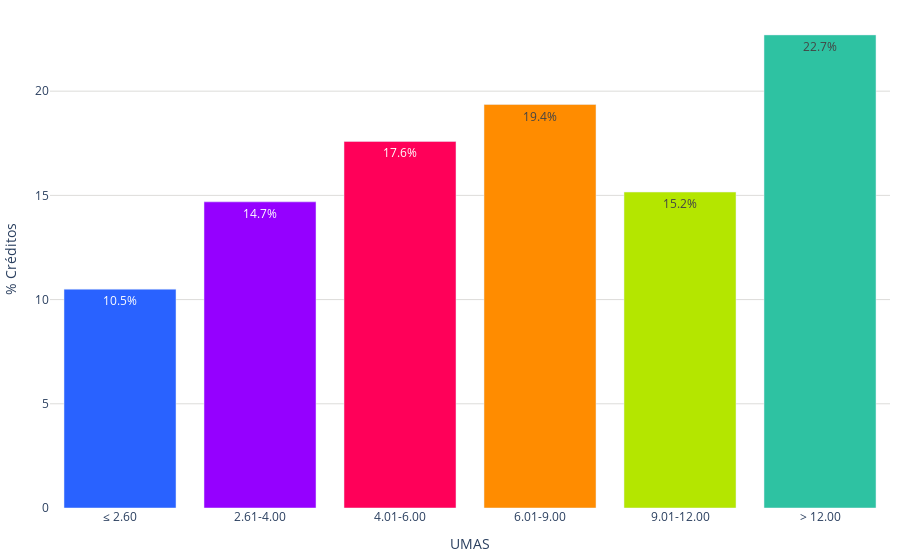

Notebook code for this chart:
### Code cell
labels = conteo_ingresos['rango_ingresos']
values = conteo_ingresos['porcentajes']
colores = ['#2962ff', '#9500ff', '#ff0059', '#ff8c00', '#b4e600', '#2EC2A2','#E50CB6']

fig = go.Figure()
fig.add_trace(go.Bar(
        x=labels, 
        y=values, 
        marker_color=colores,
        text=values,  # Texto que se mostrará en las barras (porcentaje)
        textposition='inside',  # Posición del texto (puede ser 'inside' o 'outside')
        texttemplate='%{text:.1f}%', 
    )
)    
fig.update_layout(
    #barmode='stack', 
    #title='Porcentaje de créditos en UMAS (2022)',
    #title_font_size = 22,
    xaxis=dict(title='UMAS',),
    yaxis=dict(
        title='% Créditos', # Título del eje y
        gridcolor='#dddcda', # Color de las líneas que dividen los rangos del eje Y         
    ),  margin=dict(l=10, r=10, t=10, b=10),  # Ajusta los márgenes (left, right, top, bottom)
    plot_bgcolor='rgba(0,0,0,0)',  # Color de fondo del gráfico
    legend=dict(
        yanchor="top",
        y=0.99,
    )
)

# Exportar gráfica como archivo HTML
def guardar_grafico_como_html(fig, nombre_archivo, carpeta='assets\graficas'):
    # Crear la carpeta si no existe
    if not os.path.exists(carpeta):
        os.makedirs(carpeta)
    config = {
        'displaylogo': False,  # Ocultar el logo de Plotly
        'modeBarButtonsToRemove': [
            'toImage',       # Botón para guardar como imagen
            'select2d',      # Box select
            'lasso2d',       # Lasso select
            'resetScale2d',  # Reset Axes
        ]
    }
    # Gráfica como archivo HTML en la carpeta especificada
    pio.write_html(fig, f'{carpeta}/{nombre_archivo}.html', config=config)
guardar_grafico_como_html(fig, 'g_bar_creditos_umas_2024', carpeta='assets\graficas')
fig.show()

### Figure 1 — Plotly figure (JSON) as saved in the notebook; plotly's stock layout.template omitted (floating-point values rounded to 4 significant figures)
{"data": [{"marker": {"color": ["#2962ff", "#9500ff", "#ff0059", "#ff8c00", "#b4e600", "#2EC2A2", "#E50CB6"]}, "text": [10.5, 14.69, 17.59, 19.36, 15.16, 22.7], "textposition": "inside", "texttemplate": "%{text:.1f}%", "type": "bar", "x": ["≤ 2.60", "2.61-4.00", "4.01-6.00", "6.01-9.00", "9.01-12.00", "> 12.00"], "y": [10.5, 14.69, 17.59, 19.36, 15.16, 22.7]}], "layout": {"legend": {"y": 0.99, "yanchor": "top"}, "margin": {"b": 10, "l": 10, "r": 10, "t": 10}, "plot_bgcolor": "rgba(0,0,0,0)", "xaxis": {"title": {"text": "UMAS"}}, "yaxis": {"gridcolor": "#dddcda", "title": {"text": "% Créditos"}}}}
